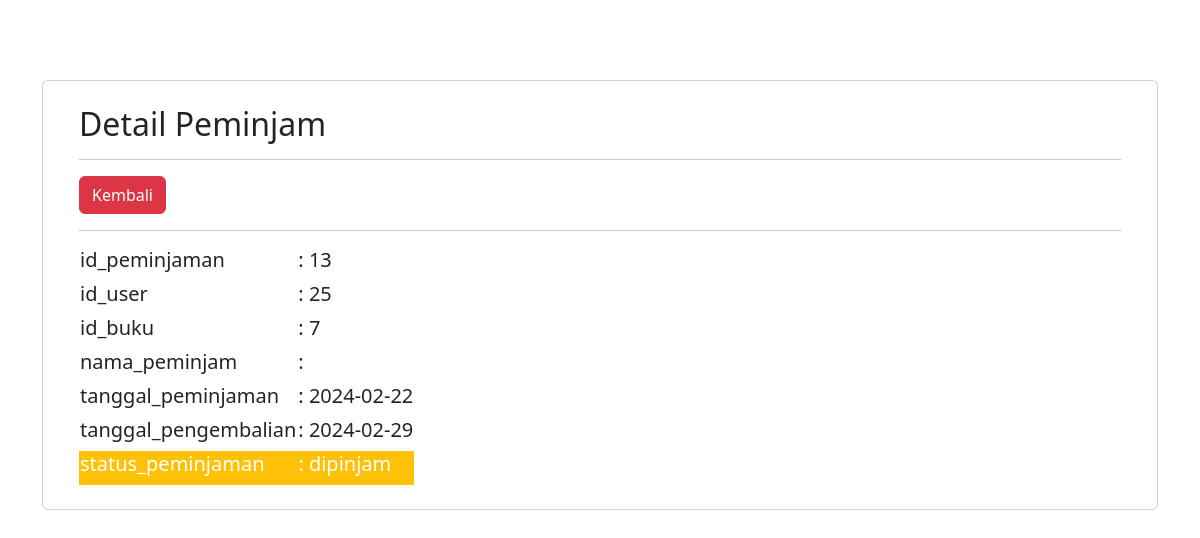
Screenshot of /admin/data/detail_peminjaman.php?id_peminjaman=13 with the database file from the repository.
### tables this page shows
CREATE TABLE `peminjaman` (
  `id_peminjaman` int(11) NOT NULL,
  `id_user` int(11) NOT NULL,
  `id_buku` int(11) NOT NULL,
  `tanggal_peminjaman` date NOT NULL,
  `tanggal_pengembalian` date NOT NULL,
  `status_peminjaman` enum('proses','dipinjam','dikembalikan') NOT NULL
);

### admin/data/detail_peminjaman.php (the view, shortened to what this page needs)
<!doctype html>
<html lang="en">
  <head>
    <link href="https://cdn.jsdelivr.net/npm/bootstrap@5.3.2/dist/css/bootstrap.min.css" rel="stylesheet">
  </head>
  <body>
  <div class="container" style="margin-top: 5rem;">
    <div class="card">
        <div class="row m-4">
        <?php
            include '../../koneksi/koneksi.php';
            if (isset($_GET['id_peminjaman'])) {
              $id_peminjaman = $_GET['id_peminjaman'];
            }else{
              die ("Error, Data Tidak Ditemukan");
            }
            $query  = mysqli_query($koneksi, "SELECT * FROM peminjaman WHERE id_peminjaman = '$id_peminjaman' ");
            $result = mysqli_fetch_array($query);
            ?>
            <div class="col">
                    <h2>Detail Peminjam</h2> <hr>
                    <a href="../pinjam.php" class="btn btn-danger">Kembali</a><hr>
                <table>
                    <tr>
                        <td><h5>id_peminjaman</h5></td>
                        <td><h5>: <?php echo $result['id_peminjaman'];?></h5></td>
                    </tr>
                    <tr>
                        <td><h5>id_user</h5></td>
                        <td><h5>: <?php echo $result['id_user'];?></h5></td>
                     </tr>
                     <tr>
                        <td><h5>id_buku</h5></td>
                        <td><h5>: <?php echo $result['id_buku'];?></h5></td>
                     </tr>
                     <tr>
                        <td><h5>nama_peminjam</h5></td>
                        <td><h5>: <?php echo $result['nama_peminjam'];?></h5></td>
                     </tr>
                     <tr>
                        <td><h5>tanggal_peminjaman</h5></td>
                        <td><h5>: <?php echo $result['tanggal_peminjaman'];?></h5></td>
                     </tr>
                     <tr>
                        <td><h5>tanggal_pengembalian</h5></td>
                        <td><h5>: <?php echo $result['tanggal_pengembalian'];?></h5></td>
                     </tr>
                     <tr class="bg-warning text-white">
                        <td><h5>status_peminjaman</h5></td>
                        <td><h5>: <?php echo $result['status_peminjaman'];?></h5></td>
                     </tr>
                </table>
           </div>
        </div>
    </div>
  </div>

### rows the page displays
peminjaman: id_peminjaman "13", id_user "25", id_buku "7", tanggal_peminjaman "2024-02-22", tanggal_pengembalian "2024-02-29", status_peminjaman "dipinjam"
